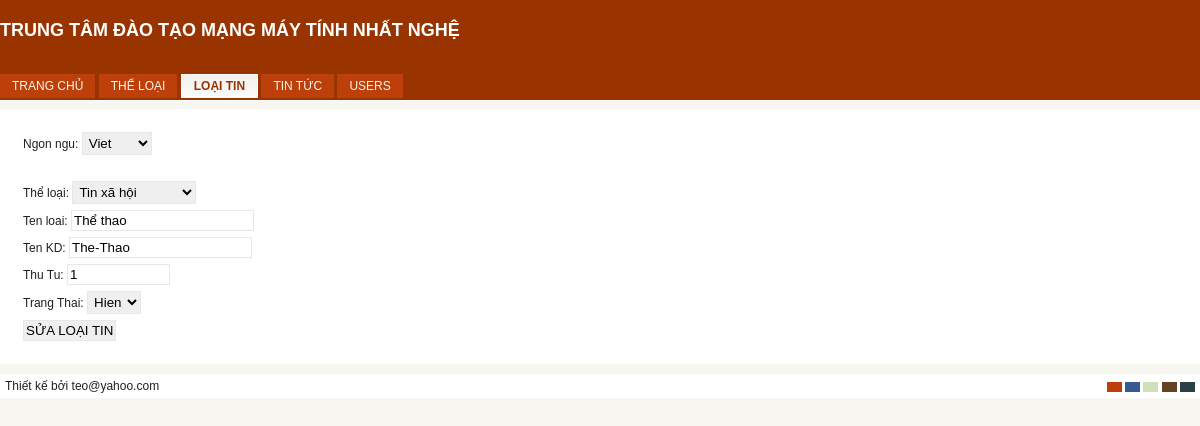
The page /admin/index.php?key=lts&idLT=1 (signed in) on the database its author committed.
### tables this page shows
CREATE TABLE IF NOT EXISTS `loaitin` (
  `idLT` int(11) NOT NULL AUTO_INCREMENT,
  `lang` char(2) NOT NULL DEFAULT 'vi',
  `Ten` varchar(100) NOT NULL DEFAULT '',
  `Ten_KhongDau` varchar(100) DEFAULT NULL,
  `ThuTu` tinyint(11) NOT NULL DEFAULT '0',
  `AnHien` tinyint(1) NOT NULL DEFAULT '1',
  `idTL` int(11) NOT NULL DEFAULT '1',
  PRIMARY KEY (`idLT`)
);

CREATE TABLE IF NOT EXISTS `theloai` (
  `idTL` int(11) NOT NULL AUTO_INCREMENT,
  `lang` char(2) NOT NULL DEFAULT 'vi',
  `TenTL` varchar(255) NOT NULL DEFAULT '',
  `TenTL_KhongDau` varchar(100) DEFAULT NULL,
  `ThuTu` int(11) DEFAULT '0',
  `AnHien` tinyint(1) DEFAULT '1',
  PRIMARY KEY (`idTL`),
  UNIQUE KEY `TenTL` (`TenTL`)
);

### admin/loaitin_sua.php (the view, shortened to what this page needs)
<!doctype html>
<html>
<head>
</head>
<body>
<?php
if(isset($_GET['idLT']))
{
	include("../connect.php");
	$idLT=$_GET['idLT'];
	$sl="select * from loaitin where idLT=$idLT";
	$kq=mysqli_query($link,$sl);
	$d=mysqli_fetch_array($kq);
	$idTL=$d['idTL'];
	if(isset($_GET['lang'])) $lang=$_GET['lang'];
		else $lang=$d['lang'];
?>
<form name="form1" id="form1" method="get" action="">
	<p>
    <label for="lang">Ngon ngu:</label>
    <select name="lang" id="lang" onChange="form1.submit()">
      <option value="vi">Viet</option>
    </select>
  </p>
</form>
<form id="form2" name="form2" method="post" action="process.php">
<p>
    <label>Thể loại:</label>
    <select name="theloai">
    <?php
    $sl1="select * from theloai where lang='$lang' order by ThuTu";
	$kq1=mysqli_query($link,$sl1);
	while($d1=mysqli_fetch_array($kq1)){
	?>
  	<option value="<?php echo $d1['idTL'] ?>" <?php if($idTL==$d1['idTL']) echo "selected";?>><?php echo $d1['TenTL']; ?></option>
    <?php } ?>
</select>
  </p>
  <p>
    <label for="Ten">Ten loai:</label>
    <input type="text" name="Ten" id="Ten" value="<?php echo $d['Ten'];?>">
  </p>
  <p>
    <label for="Ten_KhongDau">Ten KD:</label>
    <input type="text" name="Ten_KhongDau" id="Ten_KhongDau" value="<?php echo $d['Ten_KhongDau'];?>">
  </p>
  <p>
    <label for="ThuTu">Thu Tu:</label>
    <input name="ThuTu" type="text" id="ThuTu" size="10" value="<?php echo $d['ThuTu'];?>">
  </p>
  <p>
    <label for="AnHien">Trang Thai:</label>
    <select name="AnHien" id="AnHien">
      <option value="1" <?php if($d['AnHien']==1) echo "selected";?>>Hien</option>
    </select>
  </p>
  <p>
    <input type="submit" name="sualt" id="sualt" value="SỬA LOẠI TIN">
  </p>
</form>
<?php } ?>
</body>
</html>

### admin/css/theme1.css (style rules this page uses)
body { background:#f3f9ff url(../img/bg_blue.jpg) repeat-x top; color: #202020; }
input { border:1px solid #666666; }
select { border:1px solid #d9e6f0; }

### admin/css/style.css (style rules this page uses)
* { margin:0; padding:0; }
body { font-size: 12px; font-family: Arial, Tahoma, Verdana; }
p { padding:3px; }
input { padding:2px; }
select { padding:2px; }
form { padding:10px; margin:0 auto; }

### admin/css/theme.css (style rules this page uses)
body { background:#f7f6f0 url(../img/bg.jpg) repeat-x top; color: #202020; }
input { border:1px solid #e8e7e1; }
select { border:1px solid #e8e7e1; }

### rows shown on the page
loaitin: theloai "Tin xã hội", Ten "Thể thao", Ten_KhongDau "The-Thao", ThuTu "1", AnHien "Hien"
